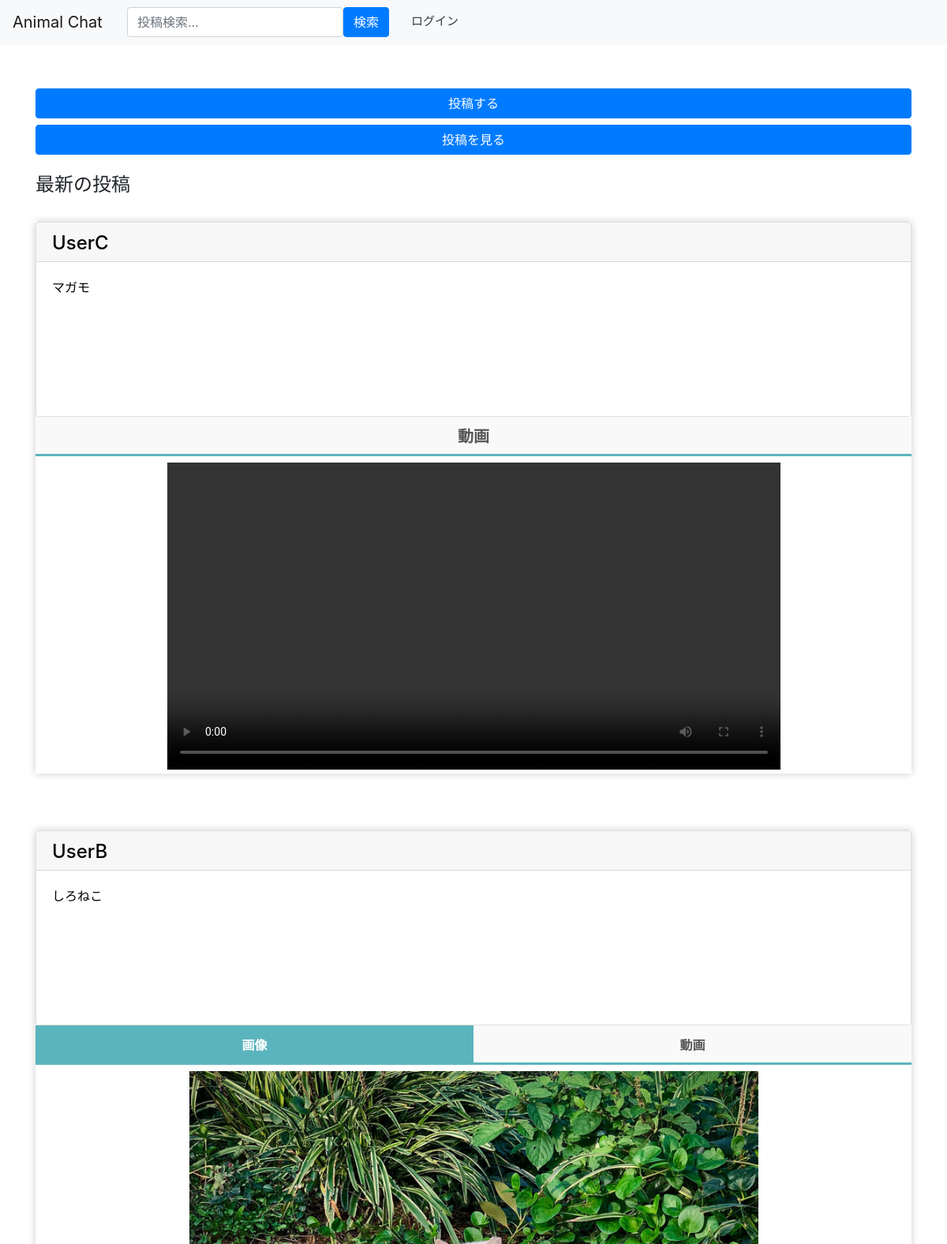
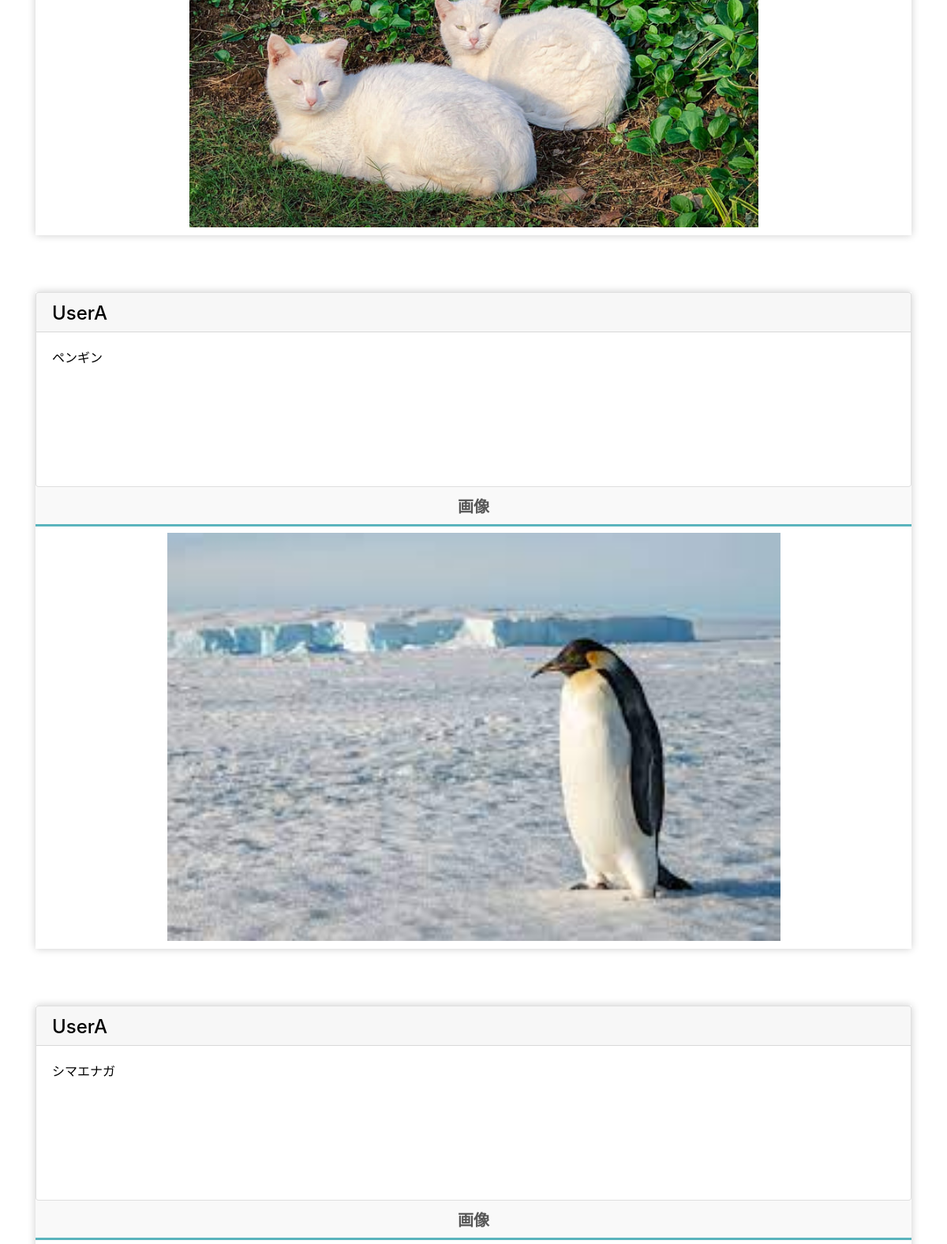
The page / (upper part) on the database its author committed (2 pictures, top to bottom).
### post/models.py (models this page shows, shortened)
class PostInfo(models.Model): # 投稿IDは自動でつく
    account_id = models.ForeignKey(User, on_delete=models.CASCADE) # アカウントID　外部キー
    post = models.CharField('post', max_length=300) # 投稿文　文字数300文字
    post_date = models.DateTimeField('post_date', max_length=12, default=timezone.now) # 投稿日時
    image = models.ImageField(upload_to='img/post', verbose_name='画像', null=True, blank=True)
    video = models.FileField(upload_to='video/post',  verbose_name='動画', null=True, blank=True)

### accounts/models.py (models this page shows)
class User(AbstractBaseUser, PermissionsMixin):
    screen_name = models.CharField(
        gettext_lazy('アカウント名'),
        max_length=128,
        default='',
        blank=True,
        help_text=gettext_lazy('128文字以内で入力してください'),
    )
    email = models.EmailField(gettext_lazy('メールアドレス'), unique=True)
    is_staff = models.BooleanField(
        gettext_lazy('staff status'),
        default=False,
        help_text=gettext_lazy('Designates whether the user can log into this admin site.'),
    )
    is_active = models.BooleanField(
        gettext_lazy('active'),
        default=True,
        help_text=gettext_lazy(
            'Designates whether this user should be treated as active. Unselect this instead of deleting accounts.'
        ),
    )
    date_joined = models.DateTimeField(gettext_lazy('date joined'), default=timezone.now)
    objects = CustomUserManager()
    points = models.IntegerField(
        default=0,
        blank=True,
        null=True,
    )
    pt_give = models.IntegerField(
        default=0,
        blank=True,
        null=True,
    )
    pt_temp = models.IntegerField(
        default=0,
        blank=True,
        null=True,
    )
    icon = models.ImageField(
        upload_to='icon',
        verbose_name='画像',
        null=True,
        blank=True,
        default="icon/default.png",
    )
    profile = models.TextField(
        gettext_lazy('プロフィール'),
        max_length=200,
        null=True,
        default='',
        blank=True,
        help_text=gettext_lazy('200文字以内で入力してください'),
    )
    USERNAME_FIELD = 'email'
    REQUIRED_FIELDS = []
    class Meta:
        verbose_name = gettext_lazy('user')
        verbose_name_plural = gettext_lazy('users')
    def __str__(self):
        return self.__unicode__()
    def __unicode__(self):
        return self.screen_name or self.email

### accounts/views.py (the view, shortened to what this page needs)
# urls.py: path('', views.Index.as_view(), name='index'),
class Index(ListView):
    template_name = 'accounts/index.html'
    model = User
    model = PostInfo # 投稿情報モデル
    context_object_name = 'ctx' # コンテキスト名
    def get_queryset(self, **kwargs): # モデルから情報を取得
        queryset = super().get_queryset(**kwargs) # 全取得
        queryset = queryset.all() # 部分一致で検索
        queryset = queryset.order_by('-post_date')[0:5] # 投稿降順で並び替え&5件まで表示
        try:
            id = self.request.user.id
            if User.objects.get(id=id).pt_give == 1:
                pt = {
                    "points":(2+int(self.request.user.points)),
                    "pt_give":0
                    }
                User.objects.filter(id=self.request.user.id).update(**pt)
            else:
                pass
        except:
            pass
        return queryset
    def get_context_data(self):
        context = super().get_context_data()
        context["myid"] = self.request.user.id
        return context

### templates/accounts/index.html (shortened to what this page needs)
{% extends 'base.html' %}
{% block content %}
<div class="row justify-content-center">
        <div class="col-12">
            <div class="row">&nbsp&nbsp&nbsp
            </div>
            <br>
            <div class="row">
                <div class="col-12">
                    <a href="{% url 'post:posts' %}" class="btn btn-primary btn-block">投稿する</a>
                    <a href="{% url 'post:posts_search' %}" class="btn btn-primary btn-block">投稿を見る</a>
                    <div class="main-container">
                        <div class="post-section">
                            <br>
                            <div class="card-columns">
                                <div class="h4"><label>最新の投稿</label></div>
                            </div>
                            <br>
                {% if ctx %}
                {% for post in ctx %}
                <div class="post">
                    <div class="tabs">
                        <div>
                            <div class="card">
                                {%if post.account_id_id == myid%}
                                <a href='{% url 'accounts:mypage' %}' style="color:black;text-decoration-color: gray;" >
                                {% else %}
                                <a href='{% url 'accounts:user_detail' post.account_id_id %}' style="color:black;text-decoration-color: gray;">
                                {% endif %}
                                    <div class="card-header" style="height:50px;width:auto;">
                                        <h4>{{ post.account_id }}</h4>
                                    </div>
                                </a>
                                <a href='{% url 'post:posts_detail' post.pk %}' style="color:black;text-decoration-color: gray; text-decoration:none;" onMouseOut="this.style.background='none';" onMouseOver="this.style.background='#EEEEEE';">
                                    <div class="card-body" style="height:195px;">
                                        <div class="post-content">
                                            <p>{{post.post}}</p>
                                        </div>
                                    </div>
                                </a>
                            </div>
                        </div>
                        {% if post.image and post.video %}
                            <div>
                                <label class="tab_item" for="programming{{ forloop.counter }}">画像</label>
                                <label class="tab_item" for="design{{ forloop.counter }}">動画</label>
                                <div class="tab_content" id="programming_content" style="margin-left: auto;margin-right: auto;width:100%;vertical-align: middle;height:100%;">
                                    <div style="text-align:center;">
                                        <img src="/media/{{ post.image }}" style="object-fit: contain; width: 70%; height: 70%;">
                                    </div>
                                </div>
                            </div>
                        {% elif post.image and not post.video %}
                            <div>
                                <label class="tab_item2" for="programming">画像</label>
                                <div style="text-align:center;vertical-align: middle;padding: 0 0 10px;">
                                    <img src="/media/{{ post.image }}" style="object-fit: contain; width: 70%; height: 70%;">
                                </div>
                            </div>
                        {% elif post.video and not post.image %}
                            <div>
                                <label class="tab_item2" for="programming">動画</label>
                                <div style="text-align:center;">
                                    <video id="video" src="/media/{{ post.video }}" controls style="object-fit: contain; width: 70%; height: 70%;" controlsList="nodownload" oncontextmenu="return false;"></video>
                                </div>
                            </div>
                        {% endif %}
                    </div>
                    <br>
                    <br>
                    <br>
                </div>
                {% endfor %}
                {% endif %}
                <br>
            </div>
            </div>
        </div>
    </div>
</div>
{% endblock %}

### templates/accounts/index.html (style rules this page uses)
.tabs { margin-top: 50px; background-color: #fff; box-shadow: 0 0 10px rgba(0, 0, 0, 0.2); width: 100%; margin: 0 auto; }
.tab_item { width: calc(100%/2); height: 50px; border-bottom: 3px solid #5ab4bd; background-color: #f9f9f9; line-height: 50px; font-size: 16px; text-align: center; color: #565656; display: block; float: left; text-align: center; font-weight: bold; transition: all 0.2s ease; }
.tab_item2 { width: calc(100%); height: 50px; border-bottom: 3px solid #5ab4bd; background-color: #f9f9f9; line-height: 50px; font-size: 20px; text-align: center; color: #565656; display: block; float: left; text-align: center; font-weight: bold; transition: all 0.2s ease; }
.tab_content { display: none; padding: 0px 40px 10px; clear: both; overflow: hidden; }
#all:checked ~ #all_content, [id*="programming"]:checked ~ #programming_content, [id*="design"]:checked ~ #design_content { display: block; }
.tabs input:checked + .tab_item { background-color: #5ab4bd; color: #fff; }

### rows shown on the page
PostInfo: account_id "UserC", post "マガモ"
PostInfo: account_id "UserB", post "しろねこ", image (picture)
PostInfo: account_id "UserA", post "ペンギン", image (picture)
PostInfo: account_id "UserA", post "シマエナガ"
